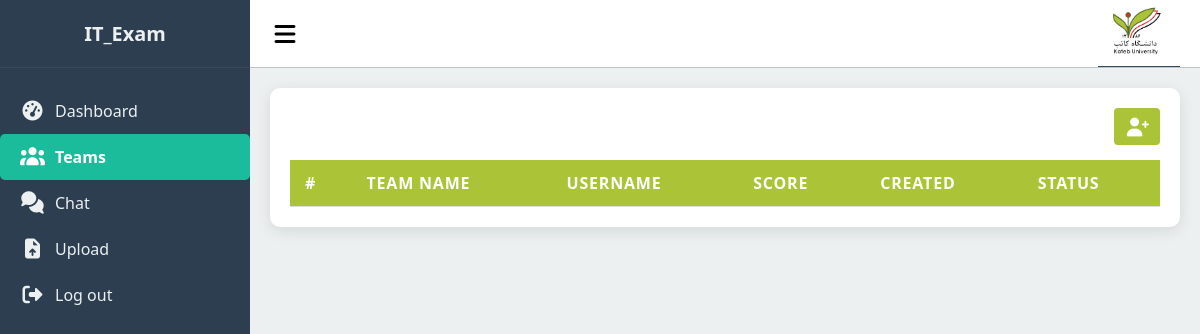
Before: /team/ with the older database file.
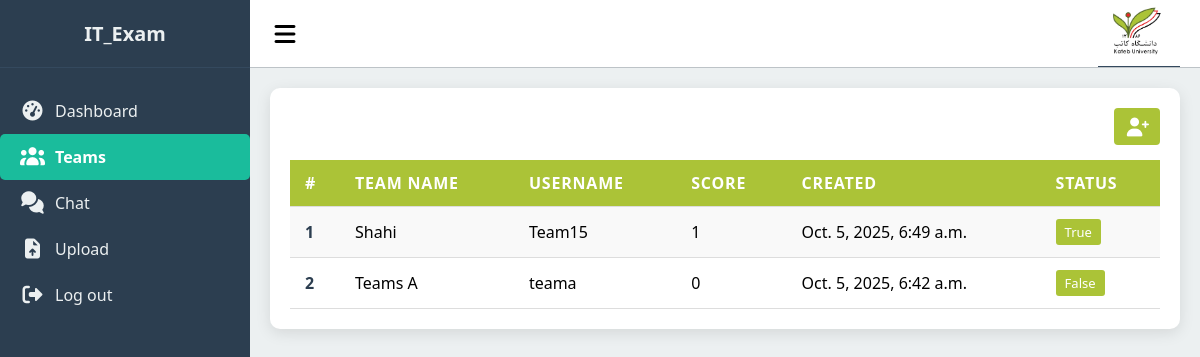
After: the same page with the newer database file.
### control_panel/models.py (models this page shows, shortened)
class Teams(models.Model):
    id = models.AutoField(primary_key=True)
    name = models.CharField(max_length=100)
    username = models.CharField(max_length=50)
    password = models.CharField(max_length=50)
    is_login = models.BooleanField(default=False)
    members = models.JSONField()
    total_score = models.IntegerField(default=0)
    is_deleted = models.BooleanField(default=False)
    created_at = models.DateTimeField(auto_now_add=True)
    updated_at = models.DateTimeField(auto_now=True)
    deleted_at = models.DateTimeField(null=True, blank=True)

### control_panel/views.py (the view)
# urls.py: path("team/", views.team, name="Team page"),
def team(request):
    list_of_teams = Teams.objects.filter(is_deleted=False).values().order_by('created_at').reverse()
    print(list_of_teams)
    return render(request, 'team.html', {'teams': list_of_teams})

### control_panel/templates/team.html (shortened to what this page needs)
{% extends 'base.html' %} {% load static %} {% block extra_css %}
<link rel="stylesheet" href="{% static 'css/team.css' %}" />
{% endblock extra_css %}  {% block content %}
<section class="content">
  <div class="table-container">
    <button class="add-team-btn"><i class="fas fa-user-plus"></i></button>
    <table class="team-table">
      <thead>
        <tr>
          <th>#</th>
          <th>Team Name</th>
          <th>Username</th>
          <th>Score</th>
          <th>Created</th>
          <th>Status</th>
        </tr>
      </thead>
      <tbody>
        {% for team in teams %}
        <tr>
          <td>{{ forloop.counter }}</td>
          <td>{{ team.name }}</td>
          <td>{{ team.username }}</td>
          <td>{{ team.total_score }}</td>
          <td>{{ team.created_at }}</td>
          <td><span class="status login">{{ team.is_login }}</span></td>
        </tr>
        {% endfor %}
      </tbody>
    </table>
  </div>
</section>
{% endblock content %}

### control_panel/templates/base.html (shortened to what this page needs)
{% load static %}
<!DOCTYPE html>
<html lang="en">
  <head>
    <link rel="stylesheet" href="{% static 'css/style.css' %}" />
    <link rel="stylesheet" href="{% static 'icons/css/all.min.css' %}" />
    {% block extra_css %} {% endblock extra_css %}
  </head>
  <body>
    <div class="sidebar">
      <div class="logo_t">
        <h5>IT_Exam</h5>
      </div>
      <ul class="nav-links">
        <li class="active">
          <a href="{% url 'Dashboard Page after login' %}"
            ><i class="fas fa-gauge-high"></i> Dashboard</a
          >
        </li>
        <li class="">
          <a href="{% url 'Team page' %}"><i class="fas fa-users"></i> Teams</a>
        </li>
        <li>
          <a href="{% url 'Chat page' %}"
            ><i class="fas fa-comments"></i> Chat</a
          >
        </li>
        <li>
          <a href="{% url 'Upload page' %}"
            ><i class="fas fa-file-arrow-up"></i>Upload</a
          >
        </li>
        <li>
          <a href="/"><i class="fas fa-sign-out-alt"></i>Log out</a>
        </li>
      </ul>
    </div>
    <div class="main-content">
      <header>
        <button id="toggle-btn"><i class="fas fa-bars"></i></button>
        <div class="logo">
          <img
            src="{% static 'img/images.png' %}"
            width="80px"
            alt="dashboard logo"
          />
        </div>
      </header>
      {% block content %} {% endblock content %}
    </div>
  </body>
</html>

### control_panel/static/css/style.css (style rules this page uses)
* { box-sizing: border-box; margin: 0; padding: 0; font-family: "Segoe UI", Tahoma, Geneva, Verdana, sans-serif; }
body { display: flex; min-height: 100vh; }
.sidebar { width: 250px; background: #2c3e50; color: #ecf0f1; transition: width 0.3s; }
.logo { padding: 2px 15px 2px 10px; text-align: center; font-size: 1.5em; font-weight: bold; border-bottom: 1px solid #34495e; }
.logo_t { padding: 20px; text-align: center; font-size: 1.5em; font-weight: bold; border-bottom: 1px solid #34495e; }
.logo img { width: 57px; }
.nav-links { list-style: none; padding: 20px 0; }
.nav-links li a { text-decoration: none; color: #ecf0f1; display: flex; align-items: center; gap: 10px; padding: 12px 20px; border-radius: 5px; transition: all 0.2s; }
.nav-links li a i { font-size: 20px; }
.nav-links li.active a { background: #1abc9c; color: #fff; font-weight: bold; }
.main-content { flex: 1; background: #ecf0f1; }
header { display: flex; align-items: center; justify-content: space-between; padding: 0 20px; background: #fff; border-bottom: 1px solid #bdc3c7; }
#toggle-btn { font-size: 1.5em; background: none; border: none; cursor: pointer; }
.content { padding: 20px; }

### control_panel/static/css/team.css (style rules this page uses)
.table-container { background: #fff; padding: 20px; border-radius: 10px; box-shadow: 0 4px 15px rgba(0, 0, 0, 0.1); overflow-x: auto; position: relative; }
.team-table { width: 100%; border-collapse: collapse; }
.team-table thead { background-color: #ABC337; color: #fff; text-transform: uppercase; letter-spacing: 0.05em; }
.team-table th, .team-table td { padding: 12px 15px; text-align: left; border-bottom: 1px solid #ddd; }
.team-table tbody tr:nth-child(odd) { background-color: #f9f9f9; }
.team-table tbody tr:nth-child(even) { background-color: #ffffff; }
.team-table td:first-child { font-weight: bold; color: #2c3e50; width: 50px; }
.status { display: inline-block; padding: 4px 9px; border-radius: 3px; font-size: 0.9em; font-size: 13px; }
.status.login { background-color: #ABC337; color: #fff; }
.add-team-btn { background: #ABC337; color: #fff; border: none; padding: 9px 11px; border-radius: 4px; font-size: 1.2em; cursor: pointer; display: flex; align-items: center; justify-content: center; margin-bottom: 15px; transition: 0.3s; float: right; }

Changed rows visible on the page:
added Teams: name "Shahi", username "Team15", total_score "1", created_at "Oct. 5, 2025, 6:49 a.m.", is_login "True"
added Teams: name "Teams A", username "teama", total_score "0", created_at "Oct. 5, 2025, 6:42 a.m.", is_login "False"
